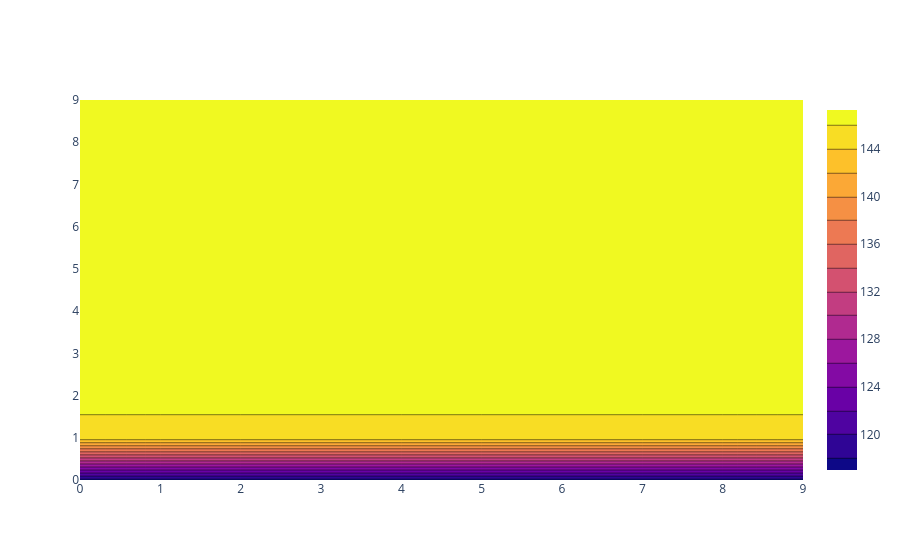

Notebook source saved alongside this figure:
### Code cell
fig = go.Figure(data = go.Contour(z = np.array(mean_lml).reshape(10, 10), 
                                  ))
fig.show()
